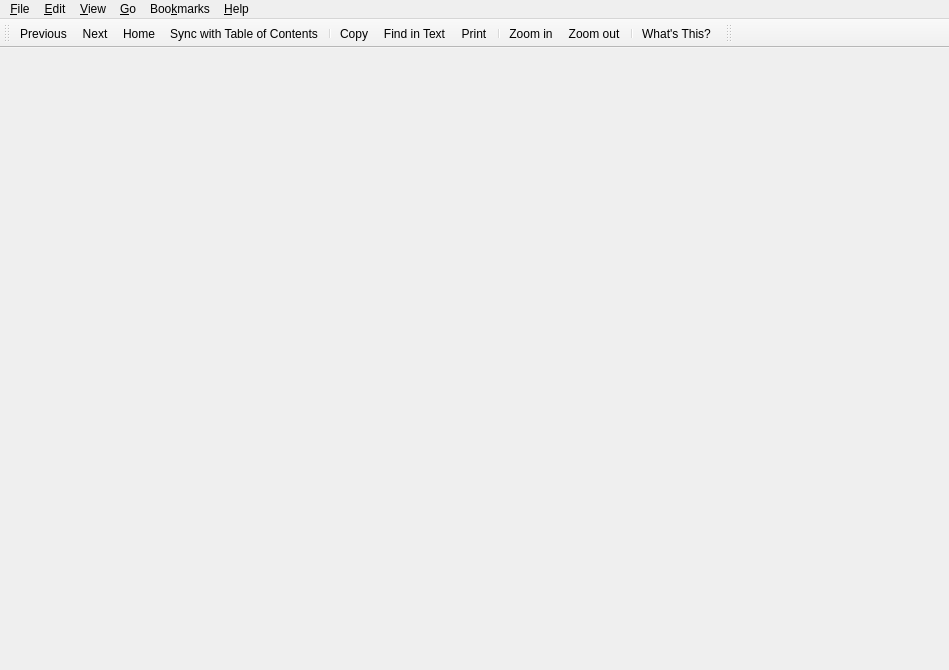
<ui version="4.0" >
 <comment>*********************************************************************&#xd;
**&#xd;
** Copyright (C) 1992-2008 Trolltech ASA. All rights reserved.&#xd;
**&#xd;
** This file is part of the Qt Assistant of the Qt Toolkit.&#xd;
**&#xd;
** $TROLLTECH_DUAL_LICENSE$&#xd;
**&#xd;
** This file is provided AS IS with NO WARRANTY OF ANY KIND, INCLUDING THE&#xd;
** WARRANTY OF DESIGN, MERCHANTABILITY AND FITNESS FOR A PARTICULAR PURPOSE.&#xd;
**&#xd;
*********************************************************************</comment>
 <class>MainWindow</class>
 <widget class="QMainWindow" name="MainWindow" >
  <property name="geometry" >
   <rect>
    <x>0</x>
    <y>0</y>
    <width>949</width>
    <height>670</height>
   </rect>
  </property>
  <property name="windowTitle" >
   <string>Qt Assistant by Trolltech</string>
  </property>
  <widget class="QWidget" name="__qt_central_widget" />
  <widget class="QToolBar" name="Toolbar" >
   <property name="windowTitle" >
    <string>Toolbar</string>
   </property>
   <property name="orientation" >
    <enum>Qt::Horizontal</enum>
   </property>
   <attribute name="toolBarArea" >
    <enum>TopToolBarArea</enum>
   </attribute>
   <attribute name="toolBarBreak" >
    <bool>false</bool>
   </attribute>
   <addaction name="actionGoPrevious" />
   <addaction name="actionGoNext" />
   <addaction name="actionGoHome" />
   <addaction name="actionSyncToc" />
   <addaction name="separator" />
   <addaction name="actionEditCopy" />
   <addaction name="actionEditFind" />
   <addaction name="actionFilePrint" />
   <addaction name="separator" />
   <addaction name="actionZoomIn" />
   <addaction name="actionZoomOut" />
   <addaction name="separator" />
   <addaction name="actionHelpWhatsThis" />
  </widget>
  <widget class="QToolBar" name="goActionToolbar" >
   <property name="windowTitle" >
    <string>Go</string>
   </property>
   <property name="orientation" >
    <enum>Qt::Horizontal</enum>
   </property>
   <attribute name="toolBarArea" >
    <enum>TopToolBarArea</enum>
   </attribute>
   <attribute name="toolBarBreak" >
    <bool>false</bool>
   </attribute>
  </widget>
  <widget class="QMenuBar" name="menubar" >
   <property name="geometry" >
    <rect>
     <x>0</x>
     <y>0</y>
     <width>949</width>
     <height>29</height>
    </rect>
   </property>
   <widget class="QMenu" name="helpMenu" >
    <property name="title" >
     <string>&amp;Help</string>
    </property>
    <addaction name="actionHelpAssistant" />
    <addaction name="separator" />
    <addaction name="actionAboutAssistant" />
    <addaction name="actionAboutApplication" />
    <addaction name="separator" />
    <addaction name="actionHelpWhatsThis" />
   </widget>
   <widget class="QMenu" name="fileMenu" >
    <property name="title" >
     <string>&amp;File</string>
    </property>
    <addaction name="actionNewWindow" />
    <addaction name="actionOpenPage" />
    <addaction name="actionClosePage" />
    <addaction name="separator" />
    <addaction name="actionSaveAs" />
    <addaction name="separator" />
    <addaction name="actionFilePrint" />
    <addaction name="separator" />
    <addaction name="actionClose" />
    <addaction name="actionFileExit" />
   </widget>
   <widget class="QMenu" name="bookmarkMenu" >
    <property name="title" >
     <string>Boo&amp;kmarks</string>
    </property>
   </widget>
   <widget class="QMenu" name="goMenu" >
    <property name="title" >
     <string>&amp;Go</string>
    </property>
    <addaction name="actionGoPrevious" />
    <addaction name="actionGoNext" />
    <addaction name="actionGoHome" />
    <addaction name="actionSyncToc" />
    <addaction name="separator" />
    <addaction name="actionNextPage" />
    <addaction name="actionPrevPage" />
   </widget>
   <widget class="QMenu" name="viewMenu" >
    <property name="title" >
     <string>&amp;View</string>
    </property>
    <addaction name="actionZoomIn" />
    <addaction name="actionZoomOut" />
   </widget>
   <widget class="QMenu" name="editMenu" >
    <property name="title" >
     <string>&amp;Edit</string>
    </property>
    <addaction name="actionEditCopy" />
    <addaction name="actionEditFind" />
    <addaction name="actionEditFindNext" />
    <addaction name="actionEditFindPrev" />
    <addaction name="separator" />
    <addaction name="actionEditFont_Settings" />
   </widget>
   <addaction name="fileMenu" />
   <addaction name="editMenu" />
   <addaction name="viewMenu" />
   <addaction name="goMenu" />
   <addaction name="bookmarkMenu" />
   <addaction name="helpMenu" />
  </widget>
  <action name="actionFilePrint" >
   <property name="icon" >
    <iconset resource="assistant.qrc" >:/trolltech/assistant/images/win/print.png</iconset>
   </property>
   <property name="text" >
    <string>&amp;Print...</string>
   </property>
   <property name="whatsThis" >
    <string>Print the currently displayed page.</string>
   </property>
   <property name="shortcut" >
    <string>Ctrl+P</string>
   </property>
  </action>
  <action name="actionFileExit" >
   <property name="text" >
    <string>E&amp;xit</string>
   </property>
   <property name="whatsThis" >
    <string>Quit Qt Assistant.</string>
   </property>
   <property name="shortcut" >
    <string>Ctrl+Q</string>
   </property>
   <property name="menuRole" >
    <enum>QAction::QuitRole</enum>
   </property>
  </action>
  <action name="actionEditCopy" >
   <property name="icon" >
    <iconset resource="assistant.qrc" >:/trolltech/assistant/images/win/editcopy.png</iconset>
   </property>
   <property name="text" >
    <string>&amp;Copy</string>
   </property>
   <property name="whatsThis" >
    <string>Copy the selected text to the clipboard.</string>
   </property>
   <property name="shortcut" >
    <string>Ctrl+C</string>
   </property>
  </action>
  <action name="actionEditFind" >
   <property name="icon" >
    <iconset resource="assistant.qrc" >:/trolltech/assistant/images/win/find.png</iconset>
   </property>
   <property name="text" >
    <string>&amp;Find in Text...</string>
   </property>
   <property name="whatsThis" >
    <string>Open the Find dialog. Qt Assistant will search the currently displayed page for the text you enter.</string>
   </property>
   <property name="shortcut" >
    <string>Ctrl+F</string>
   </property>
  </action>
  <action name="actionEditFindNext" >
   <property name="text" >
    <string>Find &amp;Next</string>
   </property>
   <property name="shortcut" >
    <string>F3</string>
   </property>
  </action>
  <action name="actionEditFindPrev" >
   <property name="text" >
    <string>Find &amp;Previous</string>
   </property>
   <property name="shortcut" >
    <string>Shift+F3</string>
   </property>
  </action>
  <action name="actionGoHome" >
   <property name="icon" >
    <iconset resource="assistant.qrc" >:/trolltech/assistant/images/win/home.png</iconset>
   </property>
   <property name="text" >
    <string>&amp;Home</string>
   </property>
   <property name="whatsThis" >
    <string>Go to the home page. Qt Assistant's home page is the Qt Reference Documentation.</string>
   </property>
   <property name="shortcut" >
    <string>Ctrl+Home</string>
   </property>
  </action>
  <action name="actionGoPrevious" >
   <property name="icon" >
    <iconset resource="assistant.qrc" >:/trolltech/assistant/images/win/previous.png</iconset>
   </property>
   <property name="text" >
    <string>&amp;Previous</string>
   </property>
   <property name="whatsThis" >
    <string>Go to the previous page.</string>
   </property>
   <property name="shortcut" >
    <string>Alt+Left</string>
   </property>
  </action>
  <action name="actionGoNext" >
   <property name="icon" >
    <iconset resource="assistant.qrc" >:/trolltech/assistant/images/win/next.png</iconset>
   </property>
   <property name="text" >
    <string>&amp;Next</string>
   </property>
   <property name="whatsThis" >
    <string>Go to the next page.</string>
   </property>
   <property name="shortcut" >
    <string>Alt+Right</string>
   </property>
  </action>
  <action name="actionAboutAssistant" >
   <property name="text" >
    <string>About Qt Assistant</string>
   </property>
   <property name="whatsThis" >
    <string>Display further information about Qt Assistant.</string>
   </property>
   <property name="menuRole" >
    <enum>QAction::AboutRole</enum>
   </property>
  </action>
  <action name="actionAboutApplication" >
   <property name="text" >
    <string>About Qt</string>
   </property>
   <property name="menuRole" >
    <enum>QAction::AboutQtRole</enum>
   </property>
  </action>
  <action name="actionZoomIn" >
   <property name="icon" >
    <iconset resource="assistant.qrc" >:/trolltech/assistant/images/win/zoomin.png</iconset>
   </property>
   <property name="text" >
    <string>Zoom &amp;in</string>
   </property>
   <property name="whatsThis" >
    <string>Zoom in on the document, i.e. increase the font size.</string>
   </property>
   <property name="shortcut" >
    <string>Ctrl++</string>
   </property>
  </action>
  <action name="actionZoomOut" >
   <property name="icon" >
    <iconset resource="assistant.qrc" >:/trolltech/assistant/images/win/zoomout.png</iconset>
   </property>
   <property name="text" >
    <string>Zoom &amp;out</string>
   </property>
   <property name="whatsThis" >
    <string>Zoom out on the document, i.e. decrease the font size.</string>
   </property>
   <property name="shortcut" >
    <string>Ctrl+-</string>
   </property>
  </action>
  <action name="actionNewWindow" >
   <property name="text" >
    <string>New Window</string>
   </property>
   <property name="whatsThis" >
    <string>Open a new window.</string>
   </property>
   <property name="shortcut" >
    <string>Ctrl+N</string>
   </property>
  </action>
  <action name="actionClose" >
   <property name="text" >
    <string>&amp;Close</string>
   </property>
   <property name="whatsThis" >
    <string>Close the current window.</string>
   </property>
   <property name="shortcut" >
    <string>Ctrl+W</string>
   </property>
  </action>
  <action name="actionAddBookmark" >
   <property name="text" >
    <string>&amp;Add Bookmark</string>
   </property>
   <property name="whatsThis" >
    <string>Add the currently displayed page as a new bookmark.</string>
   </property>
  </action>
  <action name="actionHelpWhatsThis" >
   <property name="icon" >
    <iconset resource="assistant.qrc" >:/trolltech/assistant/images/win/whatsthis.png</iconset>
   </property>
   <property name="text" >
    <string>What's This?</string>
   </property>
   <property name="statusTip" >
    <string>"What's This?" context sensitive help.</string>
   </property>
   <property name="whatsThis" >
    <string>"What's This?" context sensitive help.</string>
   </property>
   <property name="shortcut" >
    <string>Shift+F1</string>
   </property>
  </action>
  <action name="actionOpenPage" >
   <property name="text" >
    <string>Add Tab</string>
   </property>
   <property name="shortcut" >
    <string>Ctrl+Alt+N</string>
   </property>
  </action>
  <action name="actionNextPage" >
   <property name="text" >
    <string>Next Tab</string>
   </property>
   <property name="shortcut" >
    <string>Ctrl+Alt+Right</string>
   </property>
  </action>
  <action name="actionPrevPage" >
   <property name="text" >
    <string>Previous Tab</string>
   </property>
   <property name="shortcut" >
    <string>Ctrl+Alt+Left</string>
   </property>
  </action>
  <action name="actionClosePage" >
   <property name="text" >
    <string>Close Tab</string>
   </property>
   <property name="shortcut" >
    <string>Ctrl+Alt+Q</string>
   </property>
  </action>
  <action name="actionHelpAssistant" >
   <property name="icon" >
    <iconset resource="assistant.qrc" >:/trolltech/assistant/images/assistant.png</iconset>
   </property>
   <property name="text" >
    <string>Qt Assistant Manual</string>
   </property>
   <property name="shortcut" >
    <string>F1</string>
   </property>
  </action>
  <action name="actionSaveAs" >
   <property name="text" >
    <string>Save Page As...</string>
   </property>
   <property name="shortcut" >
    <string>Ctrl+Alt+S</string>
   </property>
  </action>
  <action name="actionSyncToc" >
   <property name="icon" >
    <iconset resource="assistant.qrc" >:/trolltech/assistant/images/win/synctoc.png</iconset>
   </property>
   <property name="text" >
    <string>Sync with Table of Contents</string>
   </property>
   <property name="whatsThis" >
    <string>Select the page in contents tab.</string>
   </property>
  </action>
  <action name="actionEditFont_Settings" >
   <property name="text" >
    <string>Font Settings...</string>
   </property>
   <property name="menuRole" >
    <enum>QAction::PreferencesRole</enum>
   </property>
  </action>
 </widget>
 <resources>
  <include location="assistant.qrc" />
 </resources>
 <connections/>
</ui>
